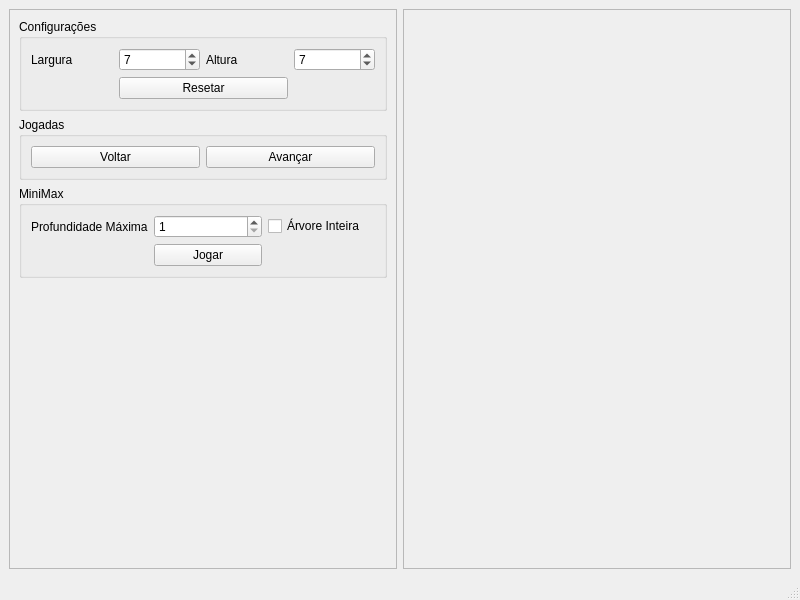
<?xml version="1.0" encoding="UTF-8"?>
<ui version="4.0">
 <class>MainWindow</class>
 <widget class="QMainWindow" name="MainWindow">
  <property name="geometry">
   <rect>
    <x>0</x>
    <y>0</y>
    <width>800</width>
    <height>600</height>
   </rect>
  </property>
  <property name="windowTitle">
   <string>MainWindow</string>
  </property>
  <widget class="QWidget" name="centralwidget">
   <layout class="QHBoxLayout" name="horizontalLayout_2">
    <item>
     <widget class="QFrame" name="frame_2">
      <property name="frameShape">
       <enum>QFrame::StyledPanel</enum>
      </property>
      <property name="frameShadow">
       <enum>QFrame::Raised</enum>
      </property>
      <layout class="QVBoxLayout" name="verticalLayout_2">
       <item>
        <widget class="QGroupBox" name="groupBox">
         <property name="title">
          <string>Configurações</string>
         </property>
         <layout class="QGridLayout" name="gridLayout">
          <item row="0" column="0">
           <widget class="QLabel" name="label">
            <property name="text">
             <string>Largura</string>
            </property>
           </widget>
          </item>
          <item row="0" column="1">
           <widget class="QSpinBox" name="table_width_sp">
            <property name="minimum">
             <number>1</number>
            </property>
            <property name="maximum">
             <number>99</number>
            </property>
            <property name="value">
             <number>7</number>
            </property>
           </widget>
          </item>
          <item row="0" column="2">
           <widget class="QLabel" name="label_2">
            <property name="text">
             <string>Altura</string>
            </property>
           </widget>
          </item>
          <item row="0" column="3">
           <widget class="QSpinBox" name="table_height_sp">
            <property name="minimum">
             <number>1</number>
            </property>
            <property name="value">
             <number>7</number>
            </property>
           </widget>
          </item>
          <item row="1" column="1" colspan="2">
           <widget class="QPushButton" name="reset_button">
            <property name="text">
             <string>Resetar</string>
            </property>
           </widget>
          </item>
         </layout>
        </widget>
       </item>
       <item>
        <widget class="QGroupBox" name="groupBox_2">
         <property name="title">
          <string>Jogadas</string>
         </property>
         <layout class="QHBoxLayout" name="horizontalLayout_3">
          <item>
           <widget class="QPushButton" name="back_button">
            <property name="text">
             <string>Voltar</string>
            </property>
           </widget>
          </item>
          <item>
           <widget class="QPushButton" name="forward_button">
            <property name="text">
             <string>Avançar</string>
            </property>
           </widget>
          </item>
         </layout>
        </widget>
       </item>
       <item>
        <widget class="QGroupBox" name="groupBox_3">
         <property name="title">
          <string>MiniMax</string>
         </property>
         <layout class="QGridLayout" name="gridLayout_2">
          <item row="0" column="0">
           <widget class="QLabel" name="label_3">
            <property name="text">
             <string>Profundidade Máxima</string>
            </property>
           </widget>
          </item>
          <item row="0" column="1">
           <widget class="QSpinBox" name="depth_sp">
            <property name="minimum">
             <number>1</number>
            </property>
           </widget>
          </item>
          <item row="0" column="2">
           <widget class="QCheckBox" name="full_search_cb">
            <property name="text">
             <string>Árvore Inteira</string>
            </property>
           </widget>
          </item>
          <item row="1" column="1">
           <widget class="QPushButton" name="play_button">
            <property name="text">
             <string>Jogar</string>
            </property>
           </widget>
          </item>
         </layout>
        </widget>
       </item>
       <item>
        <spacer name="verticalSpacer">
         <property name="orientation">
          <enum>Qt::Vertical</enum>
         </property>
         <property name="sizeHint" stdset="0">
          <size>
           <width>20</width>
           <height>40</height>
          </size>
         </property>
        </spacer>
       </item>
      </layout>
     </widget>
    </item>
    <item>
     <widget class="QFrame" name="frame">
      <property name="frameShape">
       <enum>QFrame::StyledPanel</enum>
      </property>
      <property name="frameShadow">
       <enum>QFrame::Raised</enum>
      </property>
      <layout class="QHBoxLayout" name="horizontalLayout"/>
     </widget>
    </item>
   </layout>
  </widget>
  <widget class="QMenuBar" name="menubar">
   <property name="geometry">
    <rect>
     <x>0</x>
     <y>0</y>
     <width>800</width>
     <height>23</height>
    </rect>
   </property>
  </widget>
  <widget class="QStatusBar" name="statusbar"/>
 </widget>
 <resources/>
 <connections/>
</ui>
